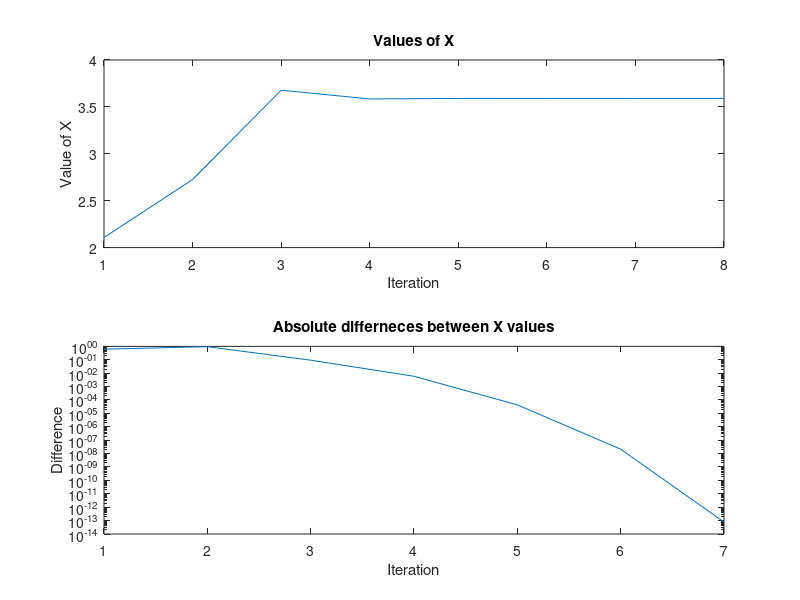

Here is the MATLAB script that generated this plot:
function [xvec,xdif,xsolution,ysolution,iterations] = impedance_secant()
% Wyznacza miejsce zerowe funkcji impedance_difference metodą siecznych.
% xvec - wektor z kolejnymi przybliżeniami miejsca zerowego;
%   xvec(1)=x2 przy założeniu, że x0 i x1 są punktami startowymi
% xdif - wektor różnic kolejnych przybliżeń miejsca zerowego
%   xdif(i) = abs(xvec(i+1)-xvec(i));
% xsolution - obliczone miejsce zerowe
% ysolution - wartość funkcji impedance_difference wyznaczona dla f=xsolution
% iterations - liczba iteracji wykonana w celu wyznaczenia xsolution

x0 = 1; % pierwszy punkt startowy metody siecznych
x1 = 10; % drugi punkt startowy metody siecznych
ytolerance = 1e-12;% tolerancja wartości funkcji w przybliżonym miejscu zerowym.
% Warunek abs(f1(xsolution))<ytolerance określa jak blisko zera ma znaleźć
% się wartość funkcji w obliczonym miejscu zerowym funkcji f1(), aby obliczenia
% zostały zakończone.
max_iterations = 1000; % maksymalna liczba iteracji wykonana przez alg. bisekcji

f0 = impedance_difference(x0);
f1 = impedance_difference(x1);
% x0 = xk-1, x1 = xk, x2 = xk+1
xvec = [];
xdif = [];
xsolution = Inf;
ysolution = Inf;
iterations = max_iterations;

for ii=1:max_iterations
    x2 = x1 - (impedance_difference(x1)*(x1-x0))/(impedance_difference(x1)-impedance_difference(x0))
    xvec(ii,1) = x2;
    f2 = impedance_difference(x2)
    if ii > 1
        xdif(ii-1, 1) = abs(xvec(ii) - xvec(ii-1));
    end
    if(abs(f2)<ytolerance)
        xsolution = x2;
        ysolution = f2;
        iterations = ii;
        break
    end
    x0 = x1;
    x1 = x2
end

subplot(2, 1, 1)
plot(xvec)
title("Values of X");
xlabel('Iteration');
ylabel('Value of X');
subplot(2, 1, 2)
semilogy(xdif)
title("Absolute differneces between X values");
xlabel('Iteration');
ylabel('Difference');
saveas(gcf,'xdif_xvec.png');
end

function [impedance_delta] = impedance_difference (frequency)

R = 525;
C = 7e-5;
L = 3;
M = 75;

if frequency < 0
    error('Frequency must be a positive number')
end

module = 1/sqrt((1/(R^2)) + (2*pi*frequency*C - 1/(2*pi*frequency*L))^2);
impedance_delta = module - M;

end